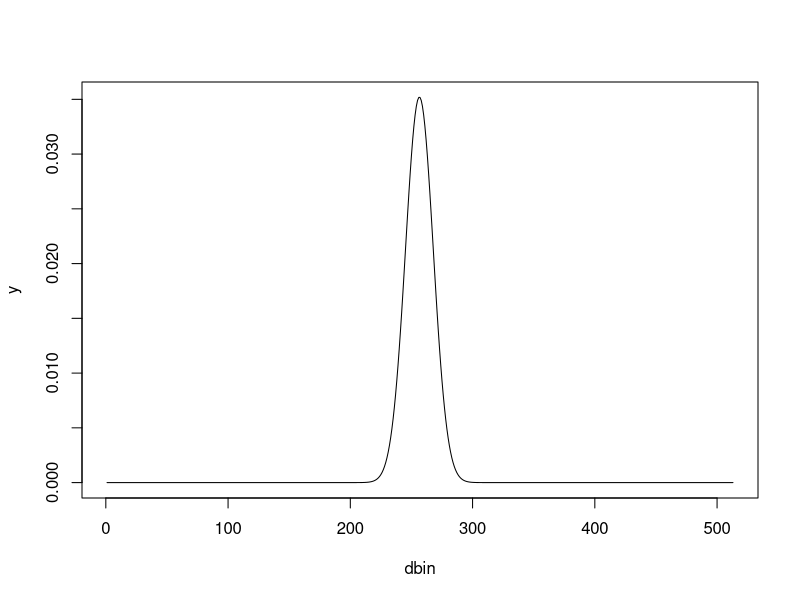
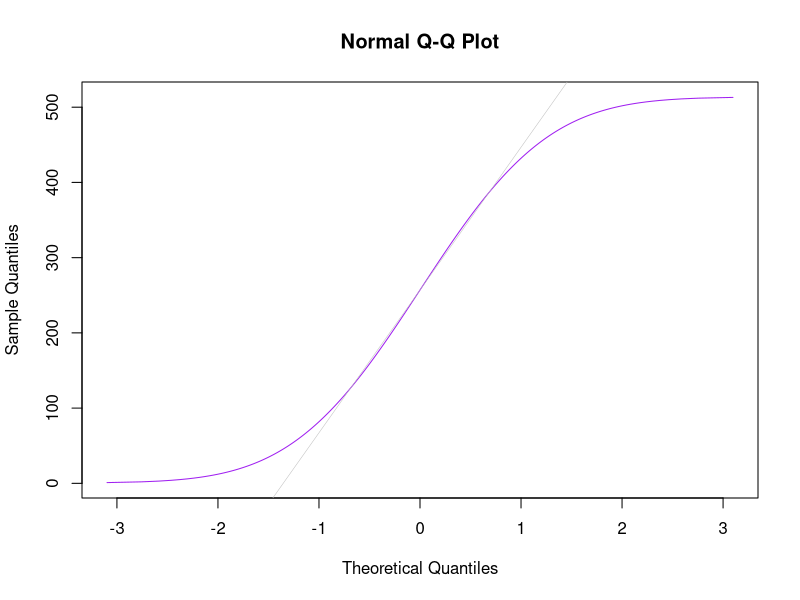
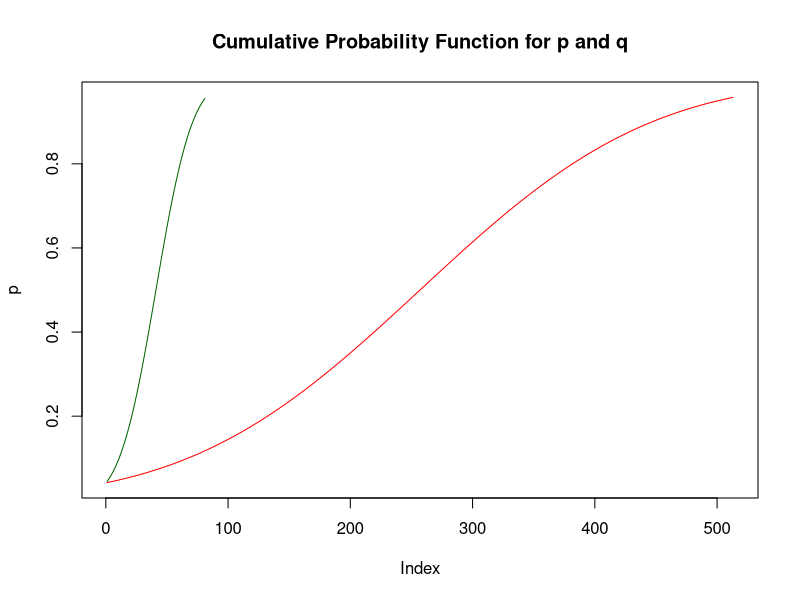
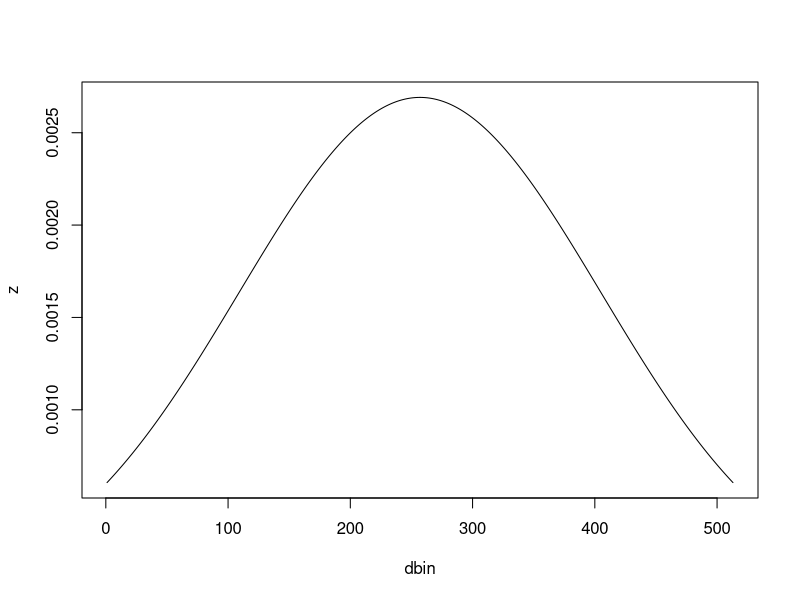

Here is the R script that generated these plots, in order:
library(dplyr)
library(ggplot2)

# Binomial Distribution. Similar to a normal distribution. 

dbin <- seq(1, 513, by = 1)
mean(dbin)
y <- dbinom(dbin, 513, 0.5) #Binomial distribution beeing dbin = sequence 1 to 513; n and probability of success for each trial.

## Cumulative Probability Function

dbin <- seq(1, 513, by = 1)
mean(dbin)
sd(dbin)
p <- pnorm(dbin, 257, 148.2346) #Cumulative Probability Function - probability in y axis and values in x axis.
plot(dbin, y, typ = 'l')

# Quantile-quantile plot - 

qqnorm(dbin, typ = 'l', lty = 1, lwd = 1, col = 'purple')
qqline(dbin, lwd = 0.5, col = 'gray')



##

dbin1 <- seq(1,81, by = 1)
mean(dbin1)
sd(dbin1)

q <- pnorm(dbin1, 41, 23.52658) #Cumulative Probability Function - probability in y axis and values in x axis.

plot(p, col = 'red', lwd = 1, typ = 'l', main = "Cumulative Probability Function for p and q")
lines(q, col = 'darkgreen', lwd = 1, typ = 'l')

##

z <- dnorm(dbin, 257, 148.2346)
plot(dbin, z, type = 'l')

pt(0.99, 512)

qt(0.25, 512)
qt(0.50, 512)
qt(0.75, 512)
qt(0.005, 512)
